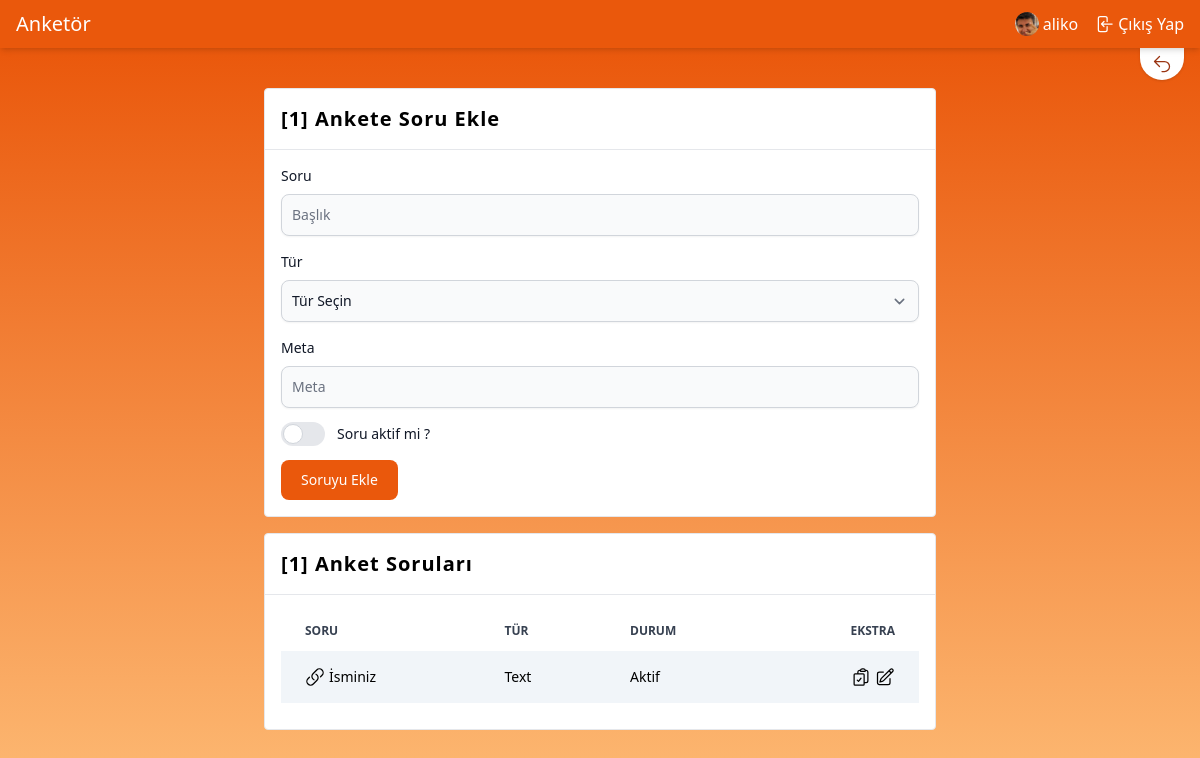
Before: /polls/1/question/create (signed in) with the older database file.
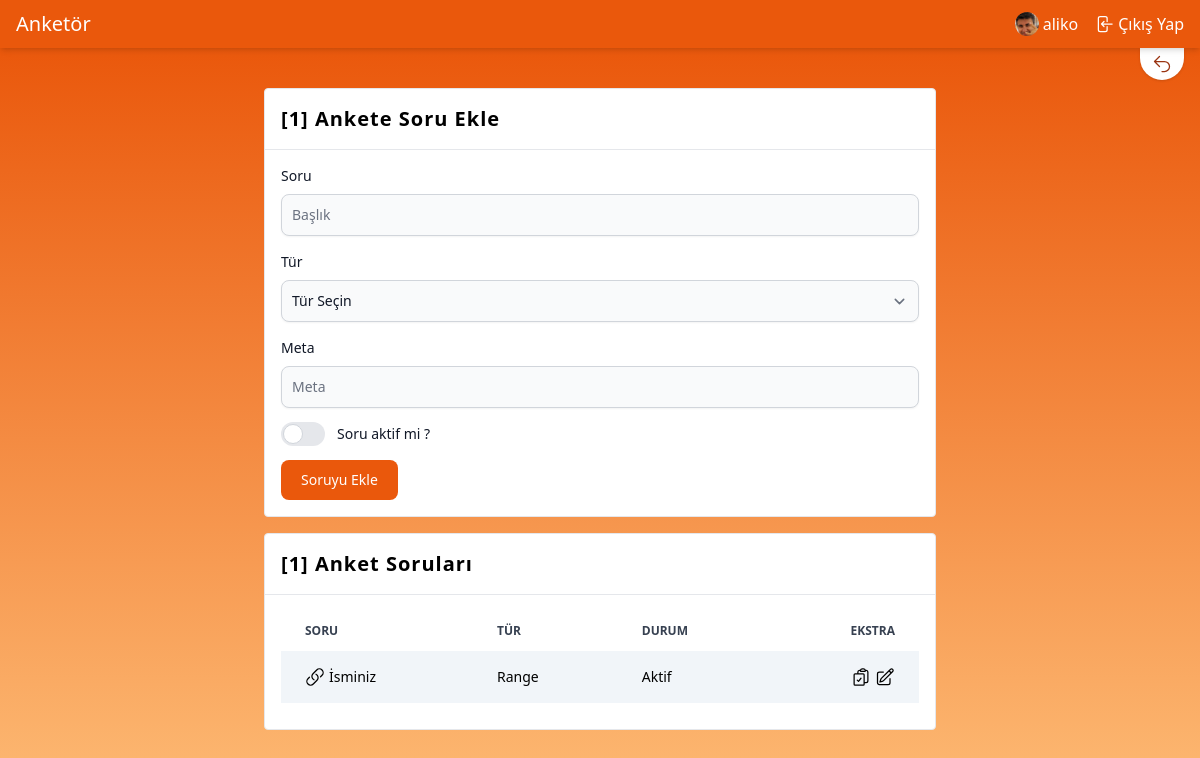
After: the same page with the newer database file.
### apps/poll/models.py (models this page shows, shortened)
class PollQuestion(models.Model):
    poll = models.ForeignKey(
        Poll,
        on_delete=models.CASCADE,
        null=True,
        blank=True
    )
    type = models.CharField(max_length=5, choices=PollQuestionChoices.get_choices(),
        default=PollQuestionChoices.get_default()
    )
    content = models.TextField()
    meta = models.CharField(null=True, blank=True, max_length=1024, default="{}")
    is_active = models.BooleanField(default=False)
    created_at = models.DateTimeField(auto_now_add=True)
    updated_at = models.DateTimeField(auto_now=True)
    def get_meta_data(self):
        return loads(self.meta)
    def set_meta_data(self, data):
        self.meta = dumps(data or "{}")
    meta_data = property(get_meta_data, set_meta_data)
    class Meta:
        ordering = ["-id"]
        verbose_name = "Anket Soruları"
        verbose_name_plural = "Anket Soruları"
        db_table = "poll_question"

### apps/poll/views.py (the view, shortened to what this page needs)
# urls.py: path("<int:poll_id>/question/create", CreatePollQuestion.as_view(), name="poll.question.create"),
class CreatePollQuestion(LoginRequiredMixin, View):
    template_name = "poll/question/create.html"
    def get(self, request, poll_id):
        poll_object = get_object_or_404(Poll, pk=poll_id, author=self.request.user)
        questions = poll_object.pollquestion_set.all()
        return render(request, self.template_name,
            {"questions": questions, "poll": poll_object, "type_choices": PollQuestionChoices.get_choices()}
        )

### apps/poll/utils.py (called while the page is built)
    @classmethod
    def get_choices(cls):
        return cls.CHOICES

### apps/poll/templates/poll/question/create.html (shortened to what the changed rows need)
{% extends "base.html" %}
{% block content %}
  <section id="createQuestion" class="from-orange-600 to-orange-300 bg-gradient-to-b">
    <div class="flex flex-col items-center my-10 mx-12 space-y-4">
      <div class="bg-white border rounded max-w-2xl w-full">
        <div class="p-4 flex items-center justify-between">
          <h1 class="font-semibold text-xl tracking-wider">[{{ poll.id }}] Ankete Soru Ekle</h1>
        </div>
      </div>
      <div class="bg-white border rounded max-w-2xl w-full">
        <div class="p-4 flex items-center justify-between">
          <h1 class="font-semibold text-xl tracking-wider">[{{ poll.id }}] Anket Soruları</h1>
        </div>
        <div class="p-4 overflow-x-auto">
          <table class="w-full text-sm text-left mb-2.5">
            <thead class="text-xs text-gray-700 uppercase">
            <tr>
              <th scope="col" class="px-6 py-3">
                Soru
              </th>
              <th scope="col" class="px-6 py-3">
                Tür
              </th>
              <th scope="col" class="px-6 py-3">
                Durum
              </th>
              <th scope="col" class="px-6 py-3 text-right">
                Ekstra
              </th>
            </tr>
            </thead>
            <tbody>
            {% for question in questions %}
              <tr class="bg-slate-100">
                <th scope="row" class="px-6 py-4 font-medium whitespace-nowrap">
                  <a href="{% url "poll.question.update" pk=question.id poll_id=poll.id %}"
                     class="flex items-center space-x-1 hover:text-orange-500 hover:stroke-orange-500">
                    <h1>{{ question.content }}</h1>
                  </a>
                </th>
                <td class="px-6 py-4">
                  <span>
                    {{ question.get_type_display }}
                  </span>
                </td>
                <td class="px-6 py-4">
                  <span>
                    {% if question.is_active %}
                      Aktif
                    {% else %}
                      Deaktif
                    {% endif %}
                  </span>
                </td>
                <td class="px-6 py-4 flex space-x-1 justify-end">
                  <a href="{% url "poll.answer.create" question_id=question.id poll_id=question.poll.id %}"
                     title="Cevap ekle"
                     aria-label="Düzenle">
                  </a> <a href="{% url "poll.question.update" pk=question.id poll_id=poll.id %}"
                          title="Düzenle"
                          aria-label="Düzenle">
                </a>
                </td>
              </tr>
            {% endfor %}
            </tbody>
          </table>
        </div>
      </div>
    </div>
  </section>
{% endblock %}

Changed rows visible on the page:
changed PollQuestion "İsminiz": type "Text" → "Range"
